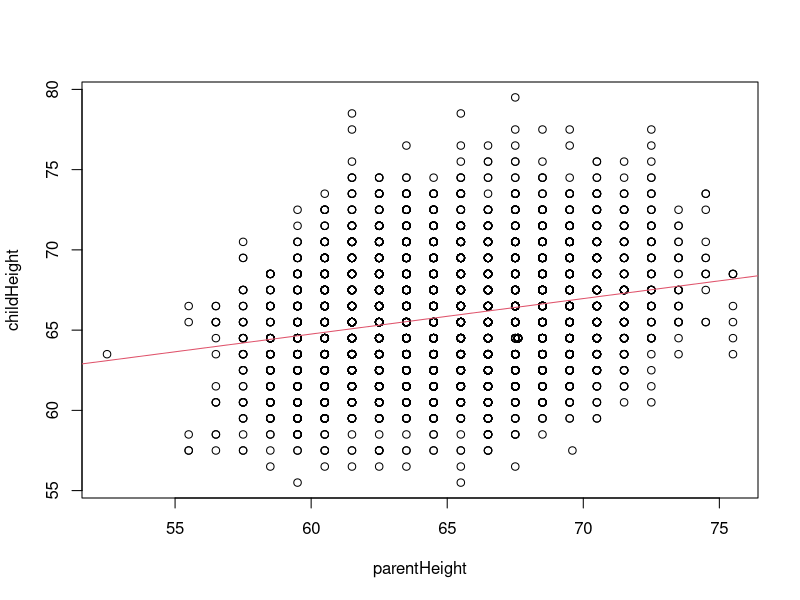
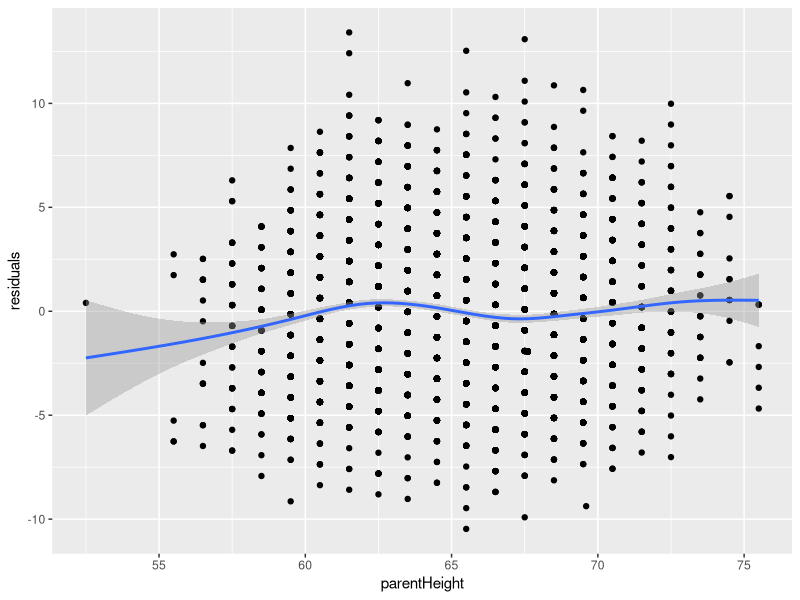
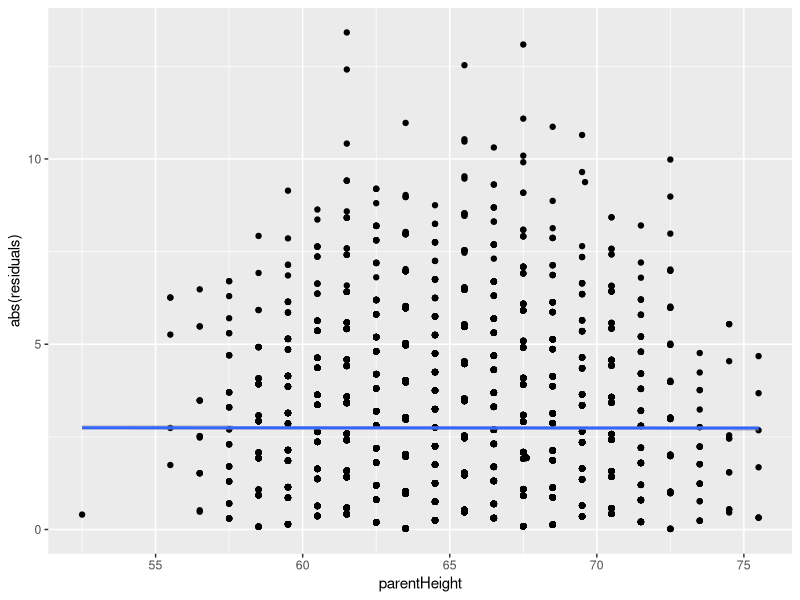
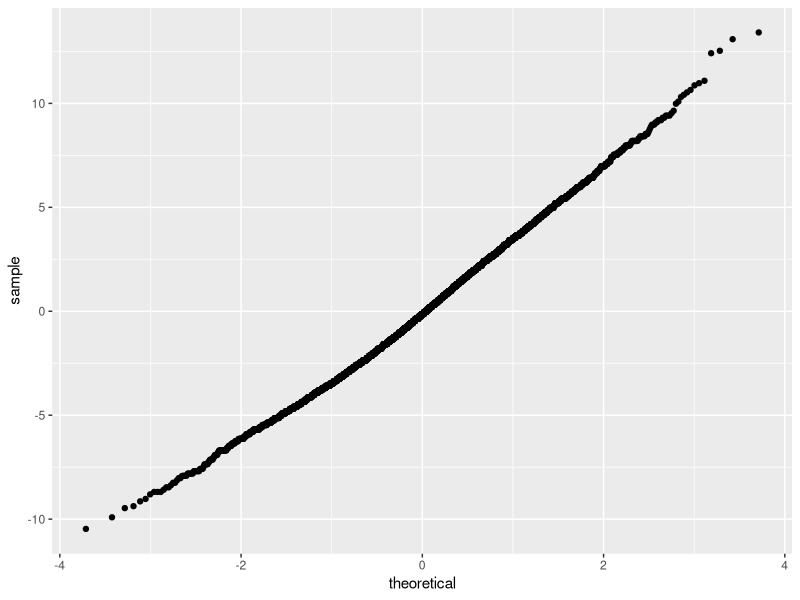
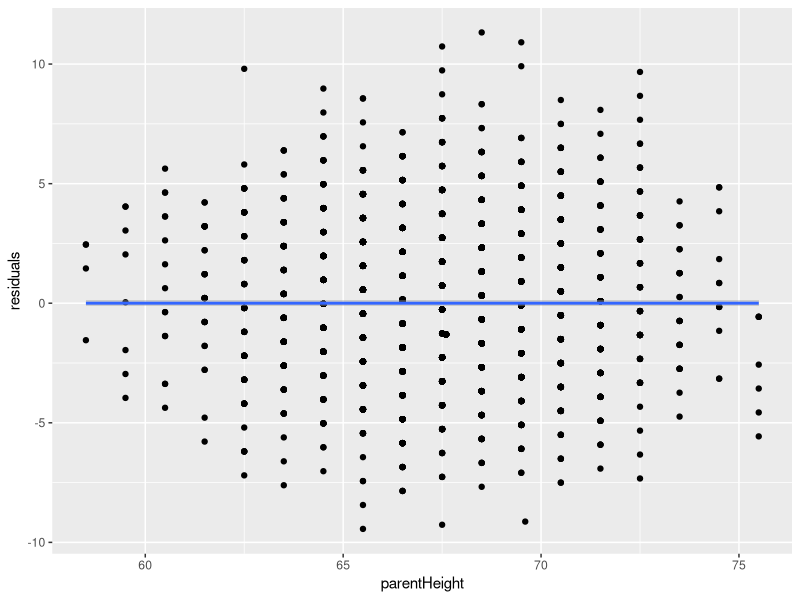
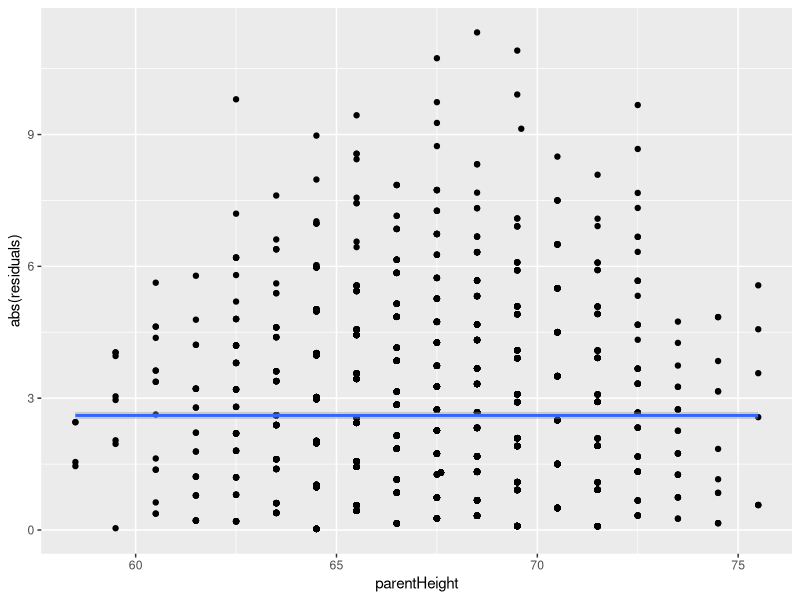
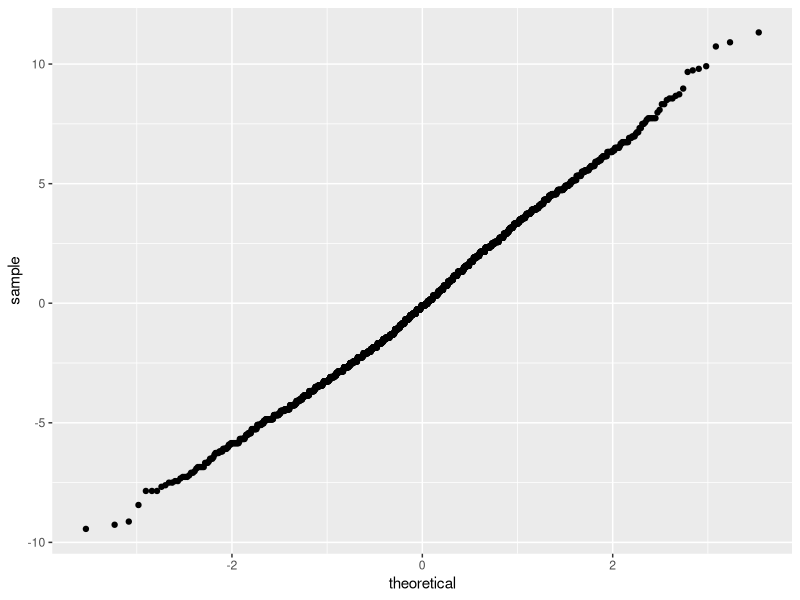
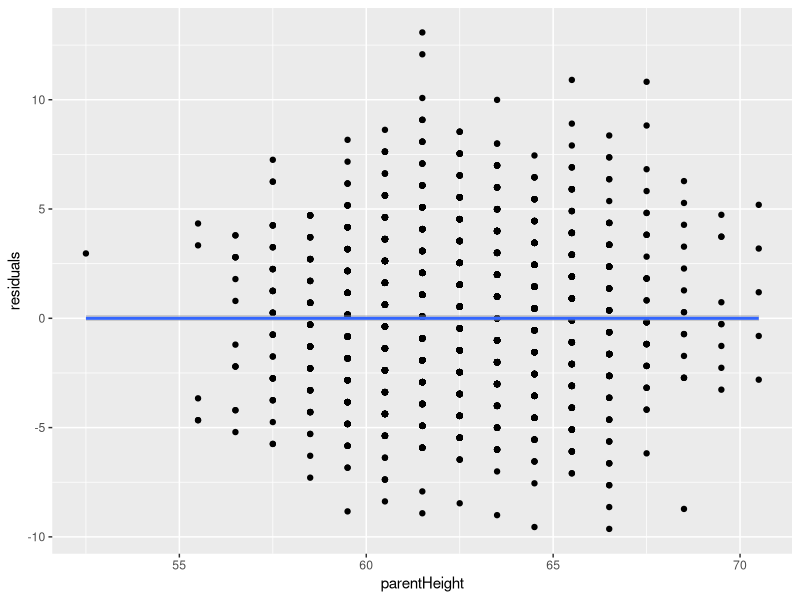

Here is the R script that generated these plots, in order:
### Ben Reichert
### Final


## 1
# a) 
girls <- c(rep(0, 23236), rep(1,58529), rep(2,53908), rep(3, 18770))
n <- length(girls)
mean <- mean(girls)
var <- var(girls)
# mean = 1.441665
# variance = 0.7905698

# b)
t <- t.test(girls)
# 95% confidence interval of (1.437230, 1.446099)

# c)
# width/2 = Z * sd(n)/sqrt(n)
# 0.02/2 = 1.96 * sd(n) / sqrt(n)
# 0.01 = 1.96 * sd(n) / sqrt(n)
# sqrt(n) = 1.96 * sd(n) / 0.01
# n = (1.96 * sd(n) / 0.01)
n <- (qnorm(0.975)*sd(girls)/0.01)^2
# Number of families to sample (n) when we want 95% confidence and width of 0.02: n = 30370 (rounded up to nearest whole family)


## 2 ##
# a)
# We need to compare the means of two independent groups of data, so we either do students t-test or welch's t-test. 
# Because the standard deviations are not the same we use Welch's t-test.
# Even though the samples are right skewed, they are large enough so that this will not matter much when doing Welch's.

# b)
t <- (16.8 - 24.3) / sqrt( 15.9^2/592 + 17.3^2/154 )
# T-statistic = -4.87
p <- 2*pt(-abs(t),df=225)
# P-value = 0.000002

# c)
m <- 16.8-24.3
diff <- qnorm(0.975)*sqrt( 15.9^2/592 + 17.3^2/154 )
min <- m-diff
max <- m+diff
# Confidence interval: (-10.51764, -4.482365)


## 3 ##
pears <- read.table("PearsonLee.txt", header=TRUE)

# a)
lin <- lm(childHeight ~ parentHeight, data = pears)
# Linear regression formula: y = 0.221x + 51.497
# Where y is the predicted child's height and x is parent's height.
library(ggplot2)
print(plot(pears[,1], pears[,2], xlab="parentHeight", ylab="childHeight"))
abline(a=51.497, b=0.221, col=2)

# b)
# linearity
pears.df <- data.frame(pears,
                      fitted = fitted.values(lin),
                      residuals = residuals(lin))
print(ggplot(pears.df, aes(x=parentHeight, y=residuals)) + geom_point() + geom_smooth())
# this data looks relatively linear. The regression line on the graph follows an upward trend of
# taller parents produce taller children on average, which is what we would expect. However, the risidual
# graph shaded region does not entirely contain the line y=0, we see an upward trend. Because we see
# an upward trend in the residuals it is hard to confirm that this data is in fact linear. 

# independence
# the two sets of data are not independent. The height of the child is affected by
# the height their parent, and is thus not independent of it, or is dependent on it.

# homoskedasticity
print(ggplot(pears.df, aes(x = parentHeight, y = abs(residuals))) + geom_point() + geom_smooth())
# Equal variance of errors seems to hold. The magnitude of residuals (blue line) holds constant.

# normality
print(ggplot(pears.df, aes(sample = residuals)) + stat_qq())
# the normal QQ plot is very straight so its safe to say the residuals are normal.

# c)
# linear model for dads
dads <- subset(pears, parentGender == "Father")
lin <- lm(childHeight ~ parentHeight, data = dads)
print(summary(lin))
# y = 0.41304x + 37.88347
dads.df <- data.frame(dads,
                       fitted = fitted.values(lin),
                       residuals = residuals(lin))
print(ggplot(dads.df, aes(x=parentHeight, y=residuals)) + geom_point() + geom_smooth())
print(ggplot(dads.df, aes(x = parentHeight, y = abs(residuals))) + geom_point() + geom_smooth())
print(ggplot(dads.df, aes(sample = residuals)) + stat_qq())
# the assumptions of linear regression are much easier to confirm with the dads data alone.

moms <- subset(pears, parentGender == "Mother")
lin <- lm(childHeight ~ parentHeight, data = moms)
print(summary(lin))
# y = 0.5431x + 32.0195
moms.df <- data.frame(moms,
                      fitted = fitted.values(lin),
                      residuals = residuals(lin))
print(ggplot(moms.df, aes(x=parentHeight, y=residuals)) + geom_point() + geom_smooth())
print(ggplot(moms.df, aes(x = parentHeight, y = abs(residuals))) + geom_point() + geom_smooth())
print(ggplot(moms.df, aes(sample = residuals)) + stat_qq())
# the assumptions for linear regression are also much easier to confirm with the moms data by itself.


## 4 ##
birds <- read.table("flowersandbirds.txt", header=TRUE)

# a)
m <- mean(birds[,2])
# The mean is 44.64, which is much lower than 57.
# Null: the mean of the difference between flowerGuess and birdGuess is 0.
# Alternative: the mean of the difference between flowerGuess and birdGuess is not 0.
print(t.test(birds[,2], birds[,3], paired = TRUE))
# Test used: Paired t-test
# Test statistic t = 0.58631
# P-value = 0.5594
# Substantive conclusion: since p > 0.05, we fail to reject the null and resort to the conclusion that diff of means = 0.

# b)
print(plot(birds[,2], birds[,3], main="flowerGuess v birdGuess", xlab="flowerGuess", ylab="birdGuess"))
# The graph above makes the data look like a strong positive linear relationship between flowerGuess and birdGuess.

# c)
heads <- subset(birds, Group == "Heads")
tails <- subset(birds, Group == "Tails")
head <- heads[,2]-heads[,3]
tail <- tails[,2]-tails[,3]
# Null: expected value for 'head' and 'tail' data sets above are the same 
# Alternative: expected value for diff in flowerGuess and birdGuess for heads is stastically different from
# the expected value for diff in flowerGuess and birdGuess for tails. 
print(t.test(head,tail))
# Test used: Welch's two-sample t-test
# t = 1.475
# df = 54.284
# p-value = 0.146
# Conclusion: because p-value > 0.05, we fail to reject the null and assert that the expected values for differences
# in flowerGuess and birdGuess between the heads population and tails population are the same.


## 5 ##
iowa <- read.table("IowaHouses.txt", header=TRUE)
price <- iowa[,1]
logprice <- log(price)
cond <- iowa[,2]

# a)
lin <- lm(logprice ~ cond, data = iowa)
# Formula: y = -0.127 + 12.824
plot(cond, logprice)
abline(a = 12.824, b = -0.127, col=2)
print(summary(lin))
# Since p-value: 0.04132 < 0.05, we reject the null hypothesis and assert the alternative that house price
# is dependent on house condition.

# b)
boxplot(logprice~cond,data=iowa, main="House Condition and Price",
        xlab="Condition", ylab="log(Price)")
# Referencing the boxplot, it appears that
cond <- as.factor(cond)
lin <- lm(logprice ~ cond, data = iowa)
print(anova(lin))
# The p-value of the variance analysis: 0.1481 > 0.05 so we fail to reject the null hypothesis and conclude
# that we do not have enough evidence to conclude that price depends on condition.

# c)
# (a) The problems with doing linear regression here is that a house can be in good condition, yet smaller and at a worse location.
# And a house can be in bad condition, but much larger and better location. Obviously the homes that are larger and in better
# locales will sell for more than a smaller house that's in better condition. So the problem with this linear model (a) is that
# we cannot accurately use house condition as a numerical predictor. We are not confident that the 4 assumptions of linear
# regression are met, namely the Homoskedasticity or normalty of errors.
# (b) The problem with doing variance analysis here is that we don't know if we can check off all of the boxes for assumptions
# of the ANOVA test. For one, it is hard to say if the population follows a normal trend. Also, hard to assert that the sample data
# is independent of itself, as real estate is often a bubble sort of a market that follows local trends of price. 

# I think despite both of their flaws that the ANOVA variance test is the best to run on this data. I think that for one, the variance
# of real estate prices is a better statistic to study because, especially in real estate, there is going to be a significant amount
# of variance for a number of reasons. The ANOVA test builds that into the strategy of analysis whereas the linear regression technique
# does not. I also think that it is more valuable to separate the house conditions into seperate categories, as the ANOVA test does,
# instead of making it numerical, as linear regression does. The condition of a house on a scale of 1-10 seems much more subjective
# than objective, it should be in a category and not serve as an actual value of measurement. Plus, the assumptions of the ANOVA test
# are slightly more easily met, as we don't have to assume that the data is linear... which it does not look like it is. I also personally
# agree more with the results of the ANOVA test than the linear regression model. 






